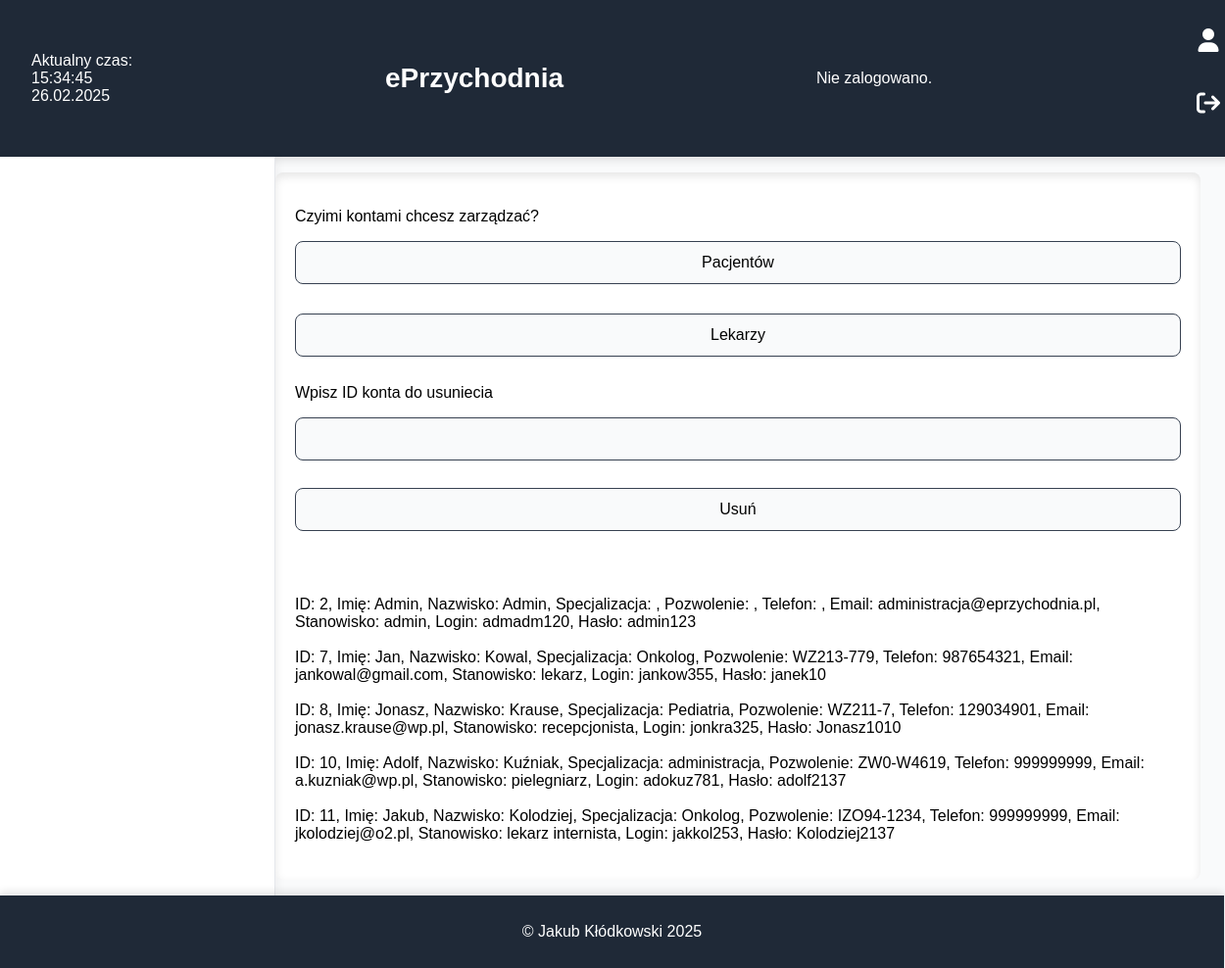
/zarzadzaj_kontami_lekarzy.php, run on the app's committed database.
### tables this page shows
CREATE TABLE `pracownik` (
  `id_lekarza` int(10) UNSIGNED NOT NULL,
  `Imie` varchar(50) DEFAULT NULL,
  `Nazwisko` varchar(50) DEFAULT NULL,
  `Specjalizacja` varchar(100) DEFAULT NULL,
  `PWZ` varchar(100) DEFAULT NULL,
  `tel` char(9) DEFAULT NULL,
  `email` varchar(100) DEFAULT NULL,
  `stanowisko` varchar(100) NOT NULL,
  `login` char(9) DEFAULT NULL,
  `haslo` varchar(100) DEFAULT NULL
);

### zarzadzaj_kontami_lekarzy.php (the view, shortened to what this page needs)
<!DOCTYPE html>
<html lang="pl">
<head>
    <link rel="stylesheet" href="https://cdnjs.cloudflare.com/ajax/libs/font-awesome/6.4.2/css/all.min.css">
    <link rel="stylesheet" href="style.css">
</head>
<body>
    <header>
    <div id="data"></div>
        <h1 class="text-xl font-bold text-center flex-1"><a href="index.php">ePrzychodnia</a></h1>
        <?php
            require 'wyswietl_logowanie.php';
        ?>
        <div>
        <form action="zaloguj.php">
    <button class="icon-button"><i class="fa-solid fa-user"></i></button>
</form>
<form action="wyloguj.php">
    <button class="icon-button"><i class="fa fa-sign-out"></i></button>
</form>
<?php
    require 'wyswietl_navbar.php';
?>
        </nav>
        <main>
            <div class="index-content">
                <p>Czyimi kontami chcesz zarządzać?</p>
                <form action="zarzadzaj_kontami_pacjentow.php" method="post">
                    <input type="submit" value="Pacjentów">
                </form>
                <br>
                <form action="zarzadzaj_kontami_lekarzy.php" method="post">
                    <input type="submit" value="Lekarzy">
                </form>
                <p>Wpisz ID konta do usuniecia</p>
                <form action="usun_konto_pracownik.php" method="post">
                    <input type="number" name="id_konta" id="i0">
                    <input type="submit" value="Usuń">
                </form>
                <br>
                <br>
                <br>
                <?php
                    $connect = mysqli_connect("localhost", "root", "", "eprzychodnia");
                    $query0="select * from `pracownik`";
                    $result0=mysqli_query($connect,$query0);
                    while($row=mysqli_fetch_assoc($result0)){
                        echo "ID: ".$row['id_lekarza'].", Imię: ".$row['Imie'].", Nazwisko: ".$row['Nazwisko'].", Specjalizacja: ".$row['Specjalizacja'].", Pozwolenie: ".$row['PWZ'].", Telefon: ".$row['tel'].", Email: ".$row['email'].", Stanowisko: ".$row['stanowisko'].", Login: ".$row['login'].", Hasło: ".$row['haslo']."<br><br>";
                    }
                ?>
            </div>
        </main>
    </div>
    <footer>
        <p>&copy; Jakub Kłódkowski 2025</p>
    </footer>
</body>
</html>

### style.css (style rules this page uses)
body { display: flex; flex-direction: column; height: 100vh; margin: 0; width: 98vw; overflow-x: hidden; font-family: "Noto Sans Regular", sans-serif; background-color: #f9fafb; }
header { background-color: #1f2937; color: white; padding: 16px 32px; width: 100%; display: flex; justify-content: space-between; align-items: center; box-shadow: 0px 4px 8px rgba(0, 0, 0, 0.1); }
header h1 { font-family: "Noto Sans Extralight", sans-serif; font-size: 1.75rem; }
main { flex: 1; padding: 20px; background-color: #ffffff; box-shadow: inset 0px 4px 10px rgba(0, 0, 0, 0.1); border-radius: 8px; margin: 16px 0; }
footer { background-color: #1f2937; color: white; text-align: center; padding: 12px; width: 100%; box-shadow: 0px -4px 8px rgba(0, 0, 0, 0.1); }
.icon-button { color: white; font-size: 1.5rem; background: none; border: none; cursor: pointer; }
h1 > a { text-decoration: none; color: white; }
form { display: flex; flex-direction: column; gap: 16px; }
input, select, textarea, button { padding: 12px; font-size: 1rem; border: 1px solid #e5e7eb; border-radius: 8px; background-color: #ffffff; transition: all 0.3s ease-in-out; }
button { background-color: #1f2937; color: white; border: none; cursor: pointer; transition: background-color 0.3s ease, transform 0.2s ease; }
input:valid, select:valid, textarea:valid { border-color: #374151; background-color: #f9fafb; }
form > * { margin-bottom: 12px; }

### data on the page
pracownik: id_lekarza "2", Imie "Admin", Nazwisko "Admin", email "administracja@eprzychodnia.pl", stanowisko "admin", login "admadm120", haslo "admin123"
pracownik: id_lekarza "7", Imie "Jan", Nazwisko "Kowal", Specjalizacja "Onkolog", PWZ "WZ213-779", tel "987654321", email "jankowal@gmail.com", stanowisko "lekarz", login "jankow355", haslo "janek10"
pracownik: id_lekarza "8", Imie "Jonasz", Nazwisko "Krause", Specjalizacja "Pediatria", PWZ "WZ211-7", tel "129034901", email "jonasz.krause@wp.pl", stanowisko "recepcjonista", login "jonkra325", haslo "Jonasz1010"
pracownik: id_lekarza "10", Imie "Adolf", Nazwisko "Kuźniak", Specjalizacja "administracja", PWZ "ZW0-W4619", tel "999999999", email "a.kuzniak@wp.pl", stanowisko "pielegniarz", login "adokuz781", haslo "adolf2137"
pracownik: id_lekarza "11", Imie "Jakub", Nazwisko "Kolodziej", Specjalizacja "Onkolog", PWZ "IZO94-1234", tel "999999999", email "jkolodziej@o2.pl", stanowisko "lekarz internista", login "jakkol253", haslo "Kolodziej2137"
